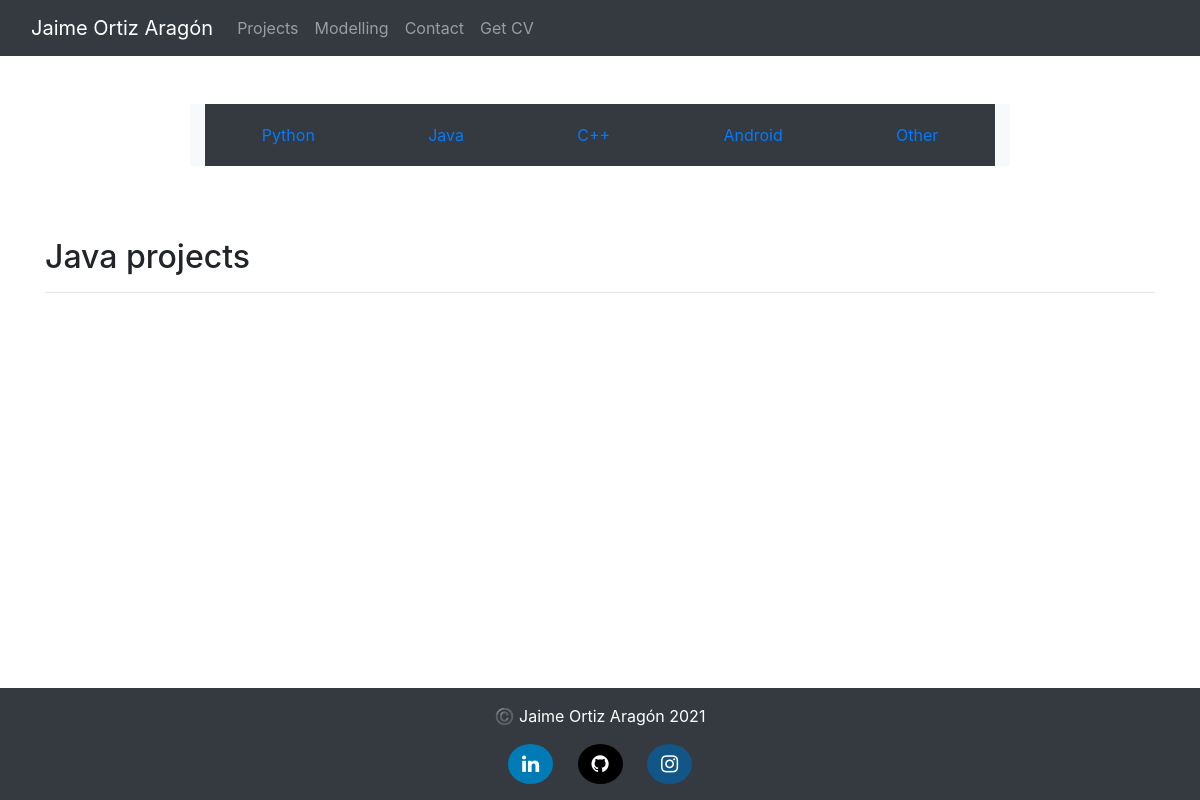
/Java, run on an earlier commit of the app's database.
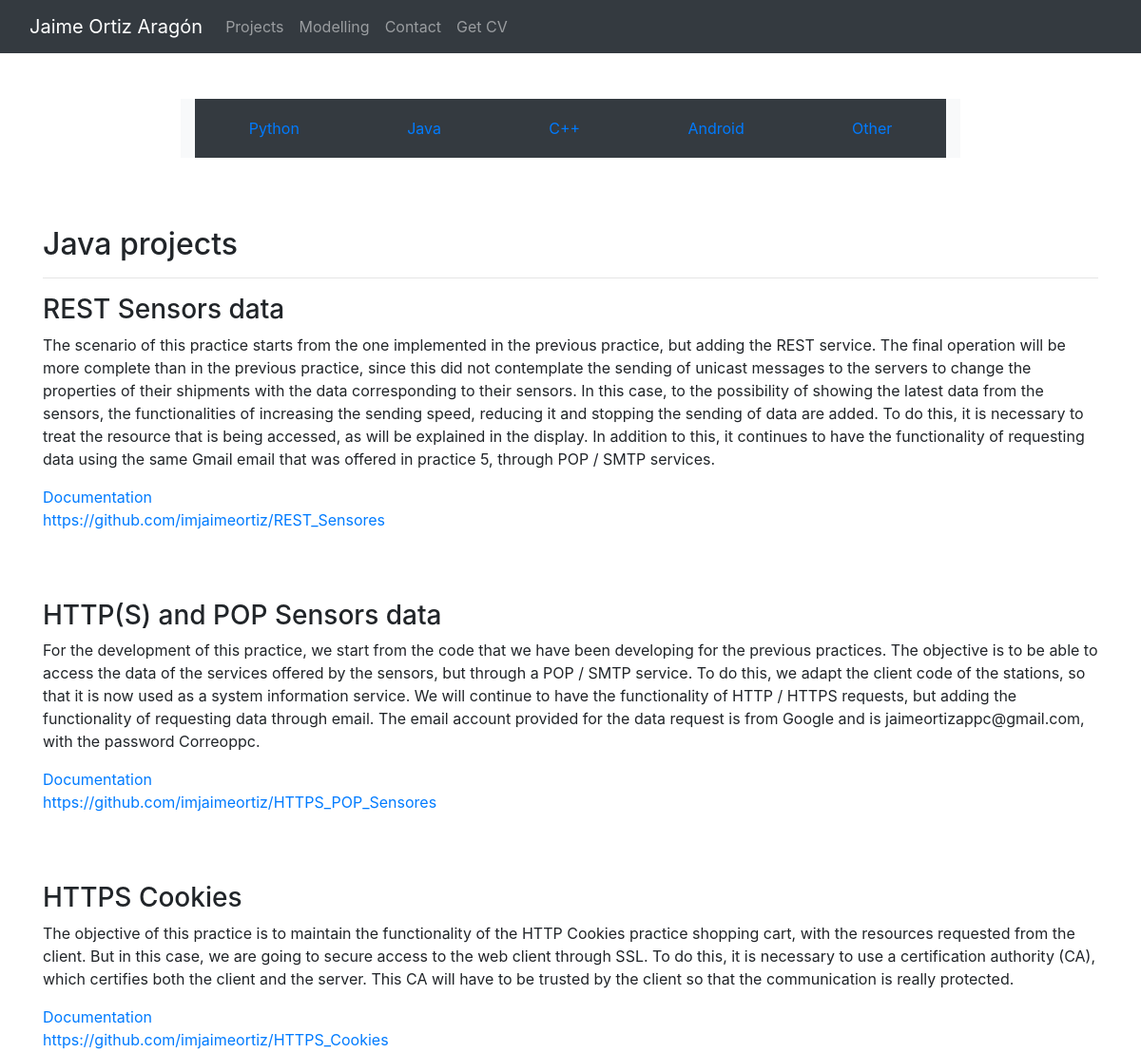
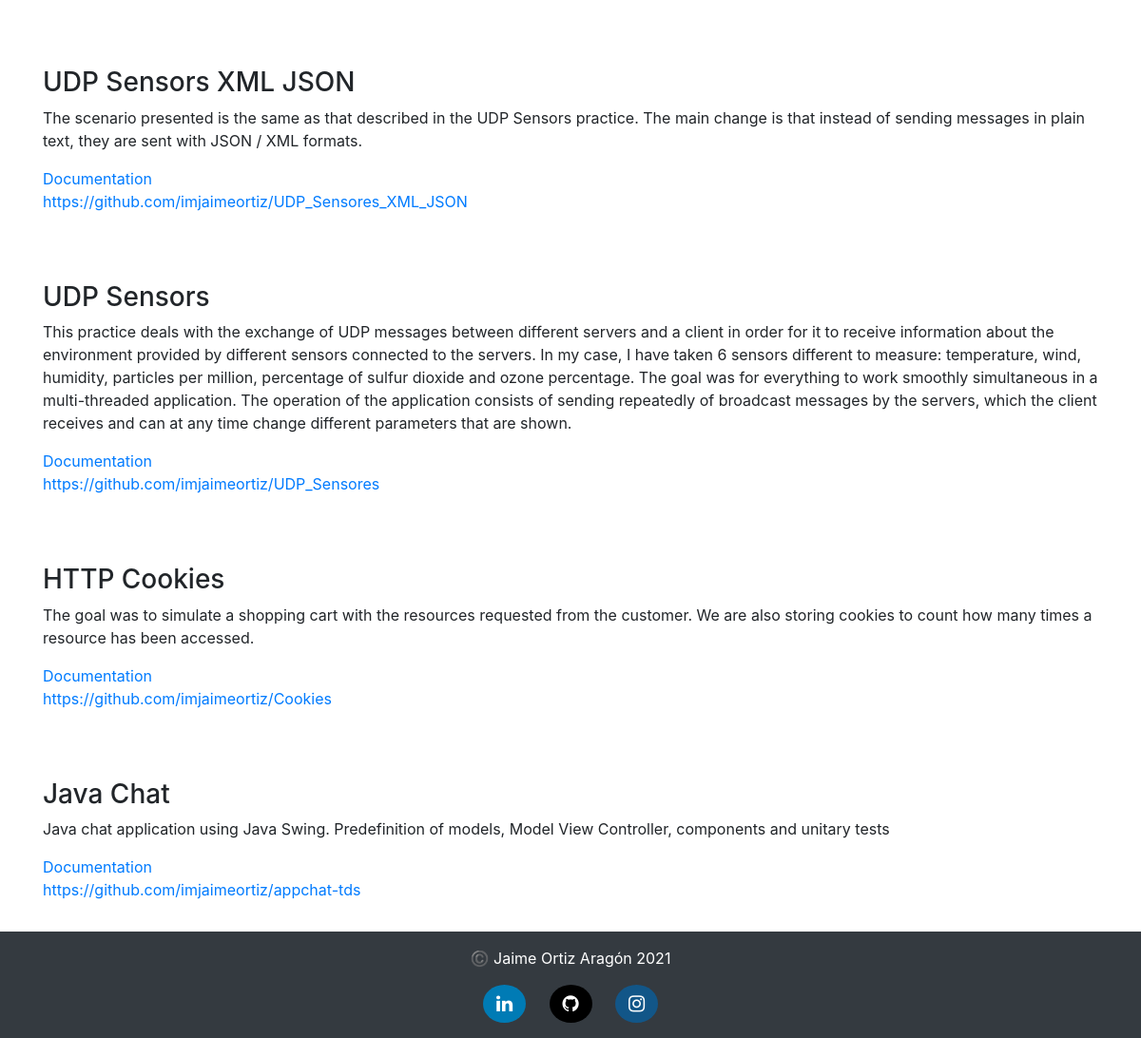
And on a later commit of the database (2 pictures, top to bottom).
### project/models.py (models this page shows, shortened)
class Project(models.Model):
    title = models.CharField(max_length=30)
    body = models.TextField()
    link = models.TextField(default="", blank=True)
    doc = models.TextField(default="", blank=True)
    language = models.TextField(null=True, blank=True)
    pub_date = models.DateField(null=True, blank=True)
    def has_link(self):
        if self.link != "":
            return True
        else :
            return False
    def has_doc(self):
        if self.doc != "":
            return True
        else :
            return False

### project/views.py (the view)
# urls.py: path('<str:language_id>', project.views.show_languages, name='languages'),
def show_languages(request, language_id):
    projects_in_language = Project.objects.all().filter(language=language_id)
    last_projects = sort_latest(projects_in_language)
    return render(request, 'project/language.html', {'projects' : last_projects, 'language' : language_id})

### project/views.py (called while the page is built)
def sort_latest(projects):
    sorted = projects.order_by('-pub_date')
    return sorted

### project/templates/project/language.html (shortened to what this page needs)
<!DOCTYPE html>
<html lang="en">
    <head>
        {% load static %}
        <link rel="stylesheet" href="https://maxcdn.bootstrapcdn.com/bootstrap/4.0.0/css/bootstrap.min.css">
                <link rel="stylesheet" href="https://cdnjs.cloudflare.com/ajax/libs/font-awesome/4.7.0/css/font-awesome.min.css">
      </head>
    <body>
      <header>
        <nav class="navbar navbar-expand-lg navbar-dark bg-dark">
            <div class="container-fluid">
              <a class="navbar-brand active" href="/">Jaime Ortiz Aragón</a>
              <div class="collapse navbar-collapse" id="navbarNavAltMarkup">
                <div class="navbar-nav">
                    <a class="nav-link" href="/project/">Projects</a>
                    <a class="nav-link" href="/model/">Modelling</a>
                    <a href="mailto:imjaimeortiz@gmail.com" class="nav-link">Contact</a>
                    <a href="{% static 'CV_JaimeOrtizAragon.pdf' %}" target="_blank" class="nav-link">Get CV</a>
                    </div>
              </div>
            </div>
          </nav>
    </header>
        <main>
            <div  class="row py-lg-5 mx">
                <div style="display: flex; margin: 0 auto; align-items: center;" class="col-lg-20 col-md-8 mx-auto bg-light text-white">
                    <a style="text-align: center; padding: 0.5cm;" class="card-body bg-dark" href="/Python">Python</a>
                    <a style="text-align: center; padding: 0.5cm;" class="card-body bg-dark" href="/Java">Java</a>
                    <a style="text-align: center; padding: 0.5cm;" class="card-body bg-dark" href="/C++">C++</a>
                    <a style="text-align: center; padding: 0.5cm;" class="card-body bg-dark" href="/Android">Android</a>
                    <a style="text-align: center; padding: 0.5cm;" class="card-body bg-dark" href="/Other">Other</a>
                </div>
            </div>
          <div class="container">
            <br/>
            <h2>{{ language }} projects</h2>
            <hr />
            {% for project in projects %}
            <h3>{{ project.title }}</h3>
            <p class="card-text">{{ project.body }}</p>
            {% if project.has_doc %}
            <div>
              <a class="card-text" href="../static/{{ project.doc }}" target="_blank">Documentation</a>
            </div>
            {% endif %}
            {% if project.has_link %}
            <div>
              <a class="card-text" href="{{ project.link }}" target="_blank">{{ project.link }}</a>
            </div>
            {% endif %}
            <br />
            <br />
            <br />
            {% endfor %}
        </div>
        <br />
        <br />
        <br />
        </main>
        <footer id='footer' class="text-muted py-3 bg-dark">
          <div class="container text-center text-white">
            <p>©️ Jaime Ortiz Aragón {% now "Y" %}</p>
            <a  href="https://www.linkedin.com/in/jaime-ortiz-arag%C3%B3n-0380881a4/" class="fa fa-linkedin"></a>
            <a  href="https://github.com/imjaimeortiz" class="fa fa-github"></a>
            <a href="https://www.instagram.com/imjaimeortiz/" class="fa fa-instagram"></a>
          </div>
      </footer>
    </body>
</html>

What changed in the data, as far as the page shows it:
now on this page (row edited): Project: title "REST Sensors data", body "The scenario of this practice starts from the one implemented in the previous practice, but adding the REST service. The final operation will be more complete than in the previous practice, since this did not contemplate the sending of unicast messages to the servers to change the properties of their shipments with the data corresponding to their sensors. In this case, to the possibility of showing the latest data from the sensors, the functionalities of increasing the sending speed, reducing it and stopping the sending of data are added. To do this, it is necessary to treat the resource that is being accessed, as will be explained in the display. In addition to this, it continues to have…", link "https://github.com/imjaimeortiz/REST_Sensores"
now on this page (row edited): Project: title "HTTP(S) and POP Sensors data", body "For the development of this practice, we start from the code that we have been developing for the previous practices. The objective is to be able to access the data of the services offered by the sensors, but through a POP / SMTP service. To do this, we adapt the client code of the stations, so that it is now used as a system information service. We will continue to have the functionality of HTTP / HTTPS requests, but adding the functionality of requesting data through email. The email account provided for the data request is from Google and is jaimeortizappc@gmail.com, with the password Correoppc.", link "https://github.com/imjaimeortiz/HTTPS_POP_Sensores"
now on this page (row edited): Project: title "HTTPS Cookies", body "The objective of this practice is to maintain the functionality of the HTTP Cookies practice shopping cart, with the resources requested from the client. But in this case, we are going to secure access to the web client through SSL. To do this, it is necessary to use a certification authority (CA), which certifies both the client and the server. This CA will have to be trusted by the client so that the communication is really protected.", link "https://github.com/imjaimeortiz/HTTPS_Cookies"
now on this page (row edited): Project: title "UDP Sensors XML JSON", body "The scenario presented is the same as that described in the UDP Sensors practice. The main change is that instead of sending messages in plain text, they are sent with JSON / XML formats.", link "https://github.com/imjaimeortiz/UDP_Sensores_XML_JSON"
now on this page (row edited): Project: title "UDP Sensors", body "This practice deals with the exchange of UDP messages between different servers and a client in order for it to receive information about the environment provided by different sensors connected to the servers. In my case, I have taken 6 sensors different to measure: temperature, wind, humidity, particles per million, percentage of sulfur dioxide and ozone percentage. The goal was for everything to work smoothly simultaneous in a multi-threaded application. The operation of the application consists of sending repeatedly of broadcast messages by the servers, which the client receives and can at any time change different parameters that are shown.", link "https://github.com/imjaimeortiz/UDP_Sensores"
now on this page (row edited): Project: title "HTTP Cookies", body "The goal was to simulate a shopping cart with the resources requested from the customer. We are also storing cookies to count how many times a resource has been accessed.", link "https://github.com/imjaimeortiz/Cookies"
now on this page (row edited): Project: title "Java Chat", body "Java chat application using Java Swing. Predefinition of models, Model View Controller, components and unitary tests", link "https://github.com/imjaimeortiz/appchat-tds"
